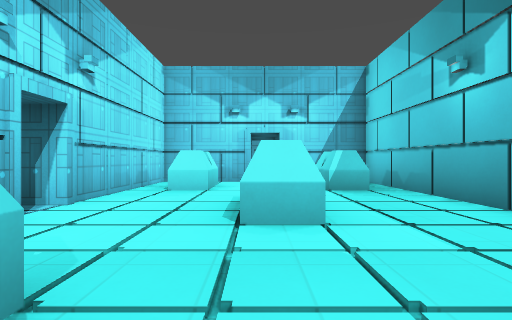
view 1 (above)

14 first-person views from a walk through a 3-D level made in the Godot game engine. The camera is 1.2 m above the floor, looks level and sees 80° across. Doors that lead somewhere are drawn open, without their leaves. The floor is counted in squares, 2 m on a side. Each view is taken from the middle of a square. On the plan, view 1 faces up. The plan holds only what a view shows up to about 9 squares ahead; the rest is blank. The place goes on beyond the plan. Flat picture figures and markers are not drawn. Surface patterns are stand-ins for the level's own textures.

view 2
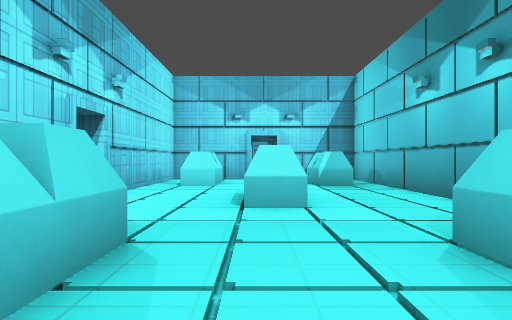

view 3
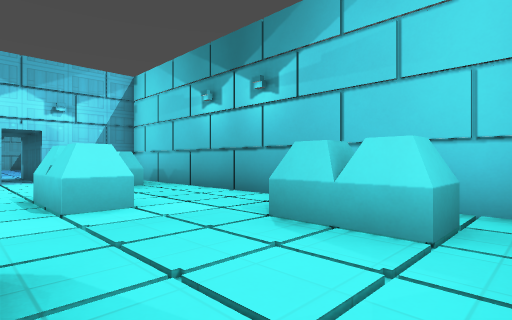

view 4
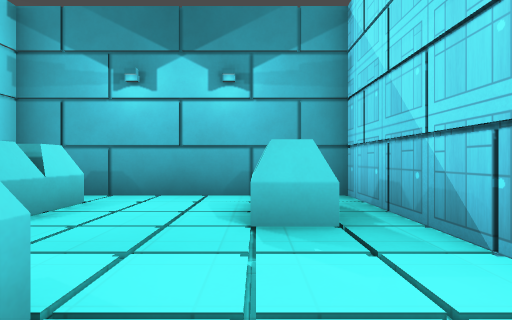

view 5
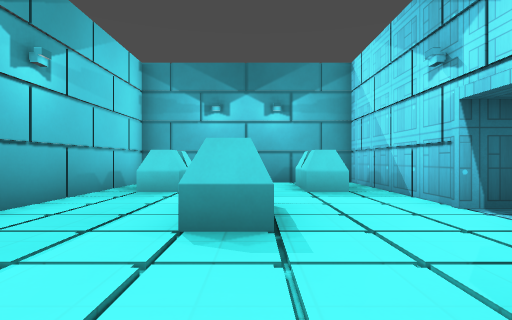

view 6
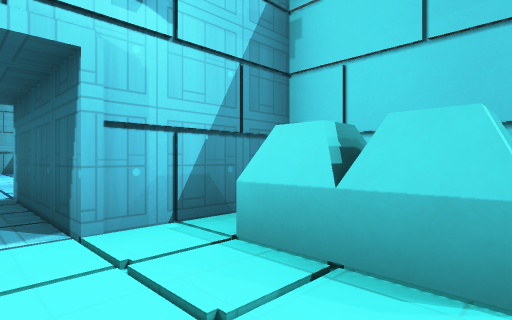

view 7
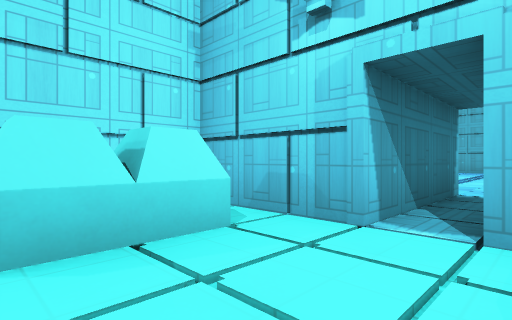

view 8
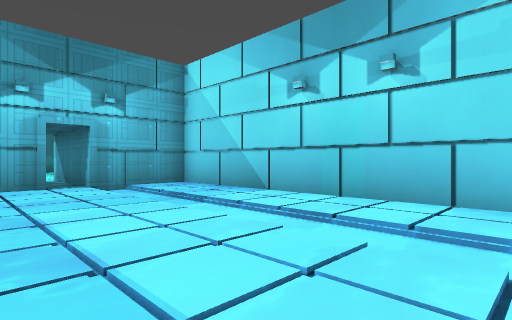

view 9
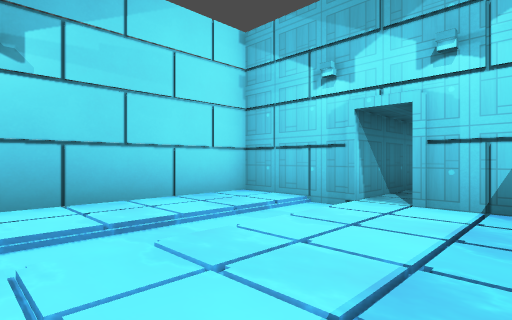

view 10
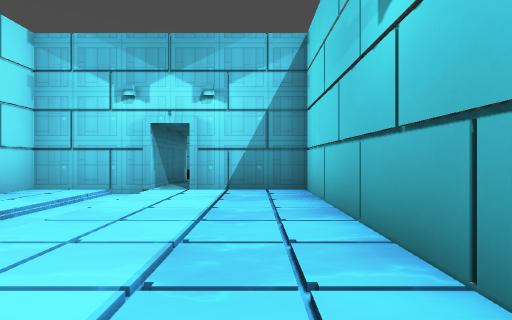

view 11
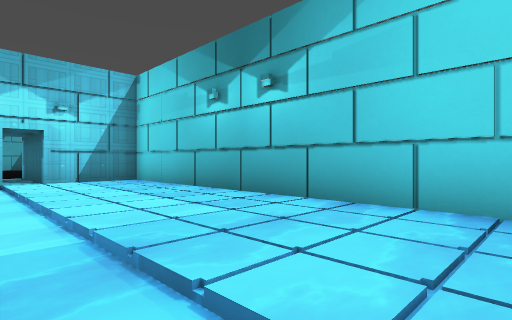

view 12
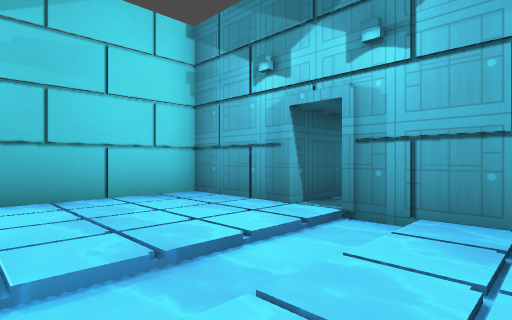

view 13
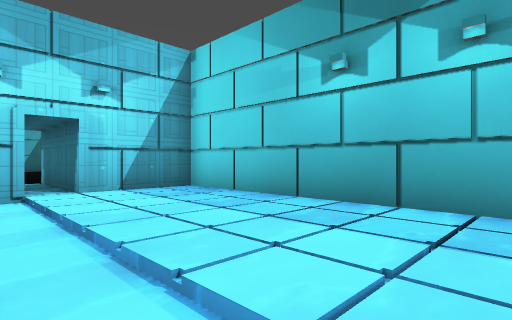

view 14
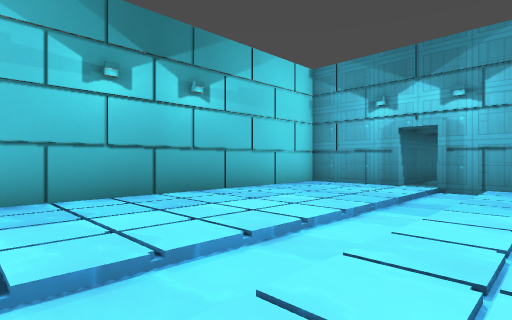

### Floor plan
Key: @ floor where view 1 was taken; # wall or solid block; . floor; / step, stairs or slope; D open door; O other object.
Columns run from 3 left of view 1 to 3 right of it. Each row starts with its distance up from view 1.
 24   #D#
 23   #/#
 22 ###/###
 21 #.//..#
 20 #.//..#
 19 #.//..#
 18 #.//..#
 17 #.//..#
 16 #.//..#
 15 #.//..#
 14 #.//..#
 13 #.//..#
 12 #.//..#
 11 ###/###
 10  ##/##
  9 ###/###
  8 #.....#
  7 #.O..O#
  6 #.O..O#
  5 #.....#
  4 #..O..#
  3 #..O..#
  2 #.....#
  1 #.O..O#
  0 #.O@.O#
 -1 #.....#
 -2 #######

Where each view was taken, in squares from view 1:
view 1: 0 up, 0 right, facing up
view 2: 1 down, 0 right, facing up
view 3: 1 down, 1 left, facing up-right
view 4: 4 up, 1 left, facing down
view 5: 7 up, 0 right, facing down
view 6: 6 up, 0 right, facing up-right
view 7: 6 up, 1 right, facing up-left
view 8: 19 up, 2 right, facing down-left
view 9: 17 up, 2 right, facing up-left
view 10: 15 up, 2 right, facing up
view 11: 12 up, 1 left, facing up-right
view 12: 15 up, 2 left, facing down-right
view 13: 15 up, 1 left, facing up-right
view 14: 19 up, 2 left, facing down-right
